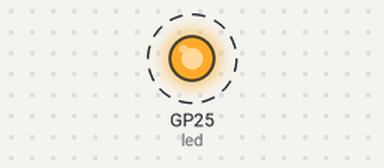
Bench run of a program on a simulated Raspberry Pi Pico running MicroPython. On the bench: output pins drawn as LEDs (lit = HIGH). Dashed ring = blinking. What the program prints to the serial console is not drawn.

Above: at 0.5 s.
Timing chart, 0 to 4.6 s (numbered marks = the images above):
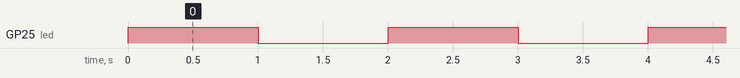

The program:

main.py
```python
from machine import Pin
import time

# 初始化內建 LED
# 對於 Raspberry Pi Pico W，使用 "LED"
# 對於原始 Raspberry Pi Pico，通常使用 25
try:
    led = Pin("LED", Pin.OUT)
except:
    led = Pin(25, Pin.OUT)

def main():
    print("Pico is running!")

    while True:
        # 切換 LED 狀態
        led.toggle()

        # 顯示當前狀態
        if led.value():
            print("LED ON")
        else:
            print("LED OFF")

        # 等待 1 秒
        time.sleep(1)

if __name__ == "__main__":
    main()
```

Measured:
- by itself, GP25 (led): alternates HIGH for 1.0 s and LOW for 1.0 s
